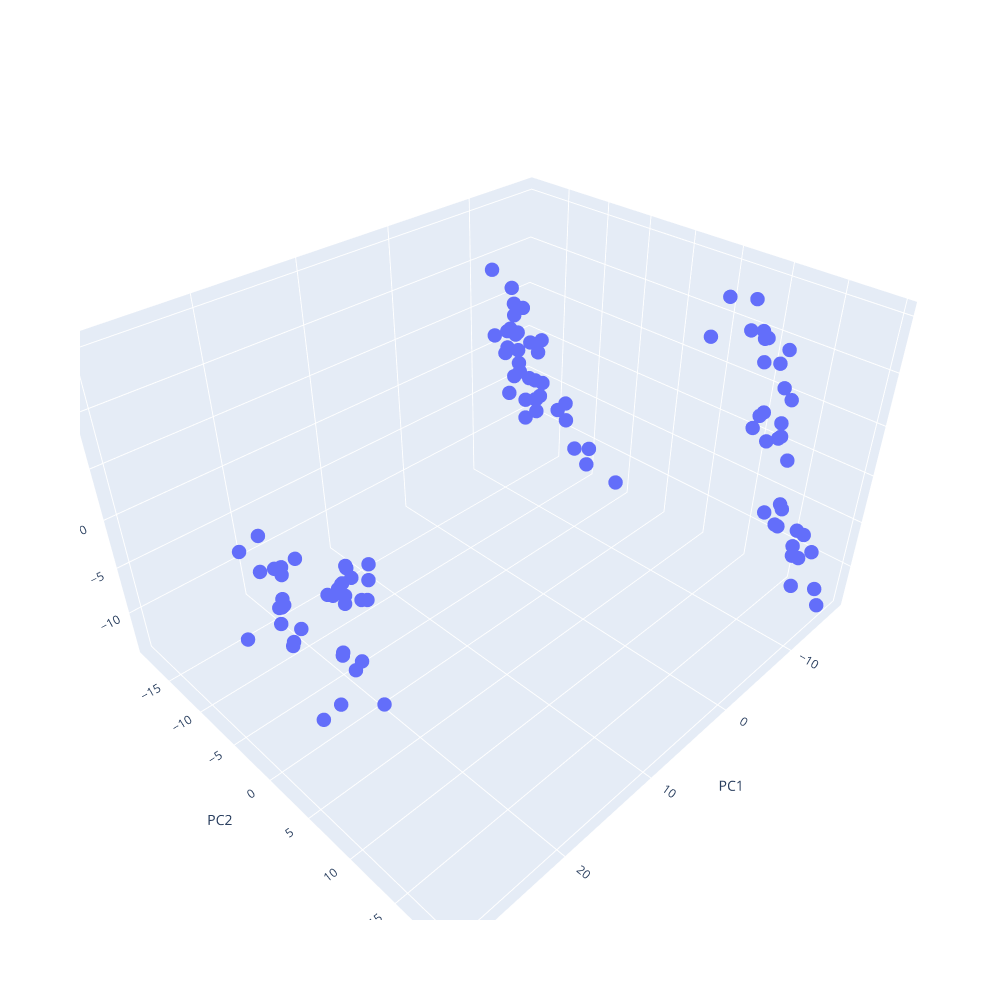

Source (notebook cell):
### Markdown cell above
<hr width="50%" style="margin-top: 2rem; margin-bottom: 2rem; margin-left:0">

### Step 2: perform dimensionality reduction and visualize PCs

### Code cell
# import the necessary modules for the selected model
from sklearn.preprocessing import StandardScaler
from sklearn.decomposition import PCA
from sklearn.pipeline import Pipeline

# TODO: create and fit a pipeline for scaling and dimensionality reduction using PCA (use 3 components)
pipe = Pipeline([
    ('scaler', StandardScaler()),
    ('pca', PCA(n_components = 3))
])
data_pca = pipe.fit_transform(df)

# TODO: create a dataframe from the fitted data and add a class colum =0
df_pca = pd.DataFrame(data_pca, columns=['PC1', 'PC2', 'PC3'])
df_pca['class'] = 0

# TODO: visualize the data
fig = px.scatter_3d(df_pca, x='PC1', y='PC2', z='PC3')
fig.update_traces(marker=dict(size=5))
fig.update_layout(width=1000, height=1000)
fig.show()
